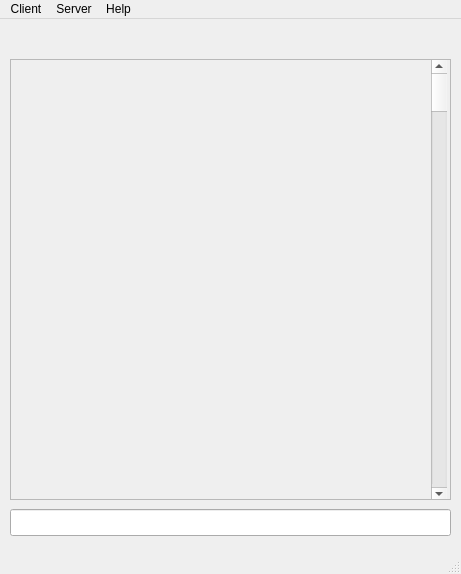
<?xml version="1.0" encoding="UTF-8"?>
<ui version="4.0">
 <class>MainWindow</class>
 <widget class="QMainWindow" name="MainWindow">
  <property name="geometry">
   <rect>
    <x>0</x>
    <y>0</y>
    <width>461</width>
    <height>574</height>
   </rect>
  </property>
  <property name="windowTitle">
   <string>PyChat</string>
  </property>
  <widget class="QWidget" name="centralwidget">
   <widget class="QScrollArea" name="scrollArea">
    <property name="geometry">
     <rect>
      <x>10</x>
      <y>40</y>
      <width>441</width>
      <height>441</height>
     </rect>
    </property>
    <property name="widgetResizable">
     <bool>true</bool>
    </property>
    <widget class="QWidget" name="scrollAreaWidgetContents">
     <property name="geometry">
      <rect>
       <x>0</x>
       <y>0</y>
       <width>439</width>
       <height>439</height>
      </rect>
     </property>
     <widget class="QScrollBar" name="verticalScrollBar">
      <property name="geometry">
       <rect>
        <x>420</x>
        <y>0</y>
        <width>16</width>
        <height>441</height>
       </rect>
      </property>
      <property name="orientation">
       <enum>Qt::Vertical</enum>
      </property>
     </widget>
    </widget>
   </widget>
   <widget class="QLineEdit" name="lineEdit">
    <property name="geometry">
     <rect>
      <x>10</x>
      <y>490</y>
      <width>441</width>
      <height>27</height>
     </rect>
    </property>
   </widget>
  </widget>
  <widget class="QMenuBar" name="menubar">
   <property name="geometry">
    <rect>
     <x>0</x>
     <y>0</y>
     <width>461</width>
     <height>27</height>
    </rect>
   </property>
   <widget class="QMenu" name="menuClient">
    <property name="title">
     <string>Client</string>
    </property>
    <addaction name="action1"/>
    <addaction name="separator"/>
    <addaction name="action2"/>
    <addaction name="separator"/>
    <addaction name="actionExit"/>
   </widget>
   <widget class="QMenu" name="menuServer">
    <property name="title">
     <string>Server</string>
    </property>
    <addaction name="actionCreate_Server"/>
   </widget>
   <widget class="QMenu" name="menuAbout">
    <property name="title">
     <string>Help</string>
    </property>
    <addaction name="actionAbout"/>
   </widget>
   <addaction name="menuClient"/>
   <addaction name="menuServer"/>
   <addaction name="menuAbout"/>
  </widget>
  <widget class="QStatusBar" name="statusbar"/>
  <action name="actionAbout">
   <property name="text">
    <string>About</string>
   </property>
  </action>
  <action name="action1">
   <property name="text">
    <string>Connect</string>
   </property>
  </action>
  <action name="action2">
   <property name="text">
    <string>2</string>
   </property>
  </action>
  <action name="actionExit">
   <property name="text">
    <string>Exit</string>
   </property>
  </action>
  <action name="actionCreate_Server">
   <property name="text">
    <string>Create Server</string>
   </property>
  </action>
 </widget>
 <resources/>
 <connections/>
</ui>
